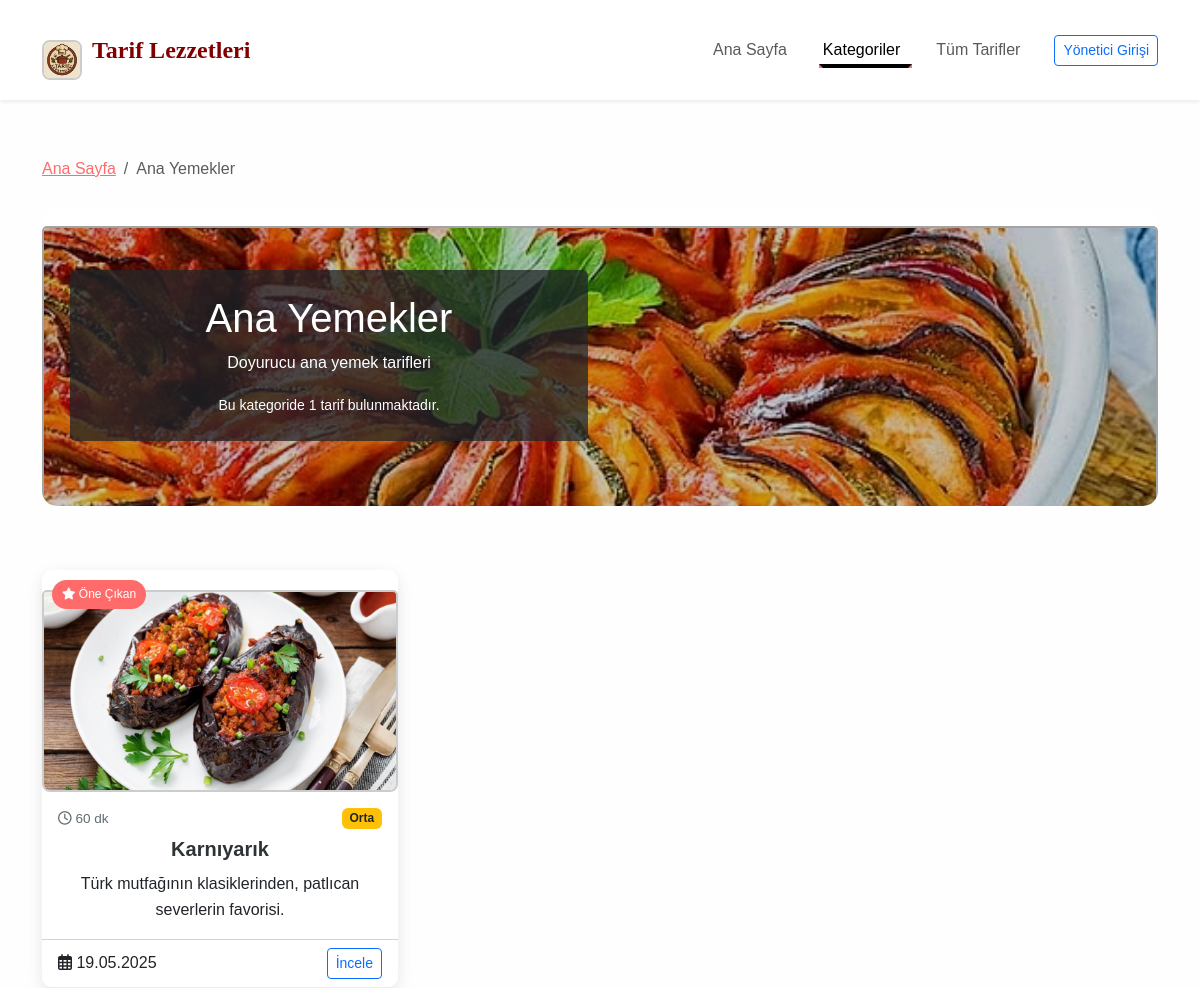
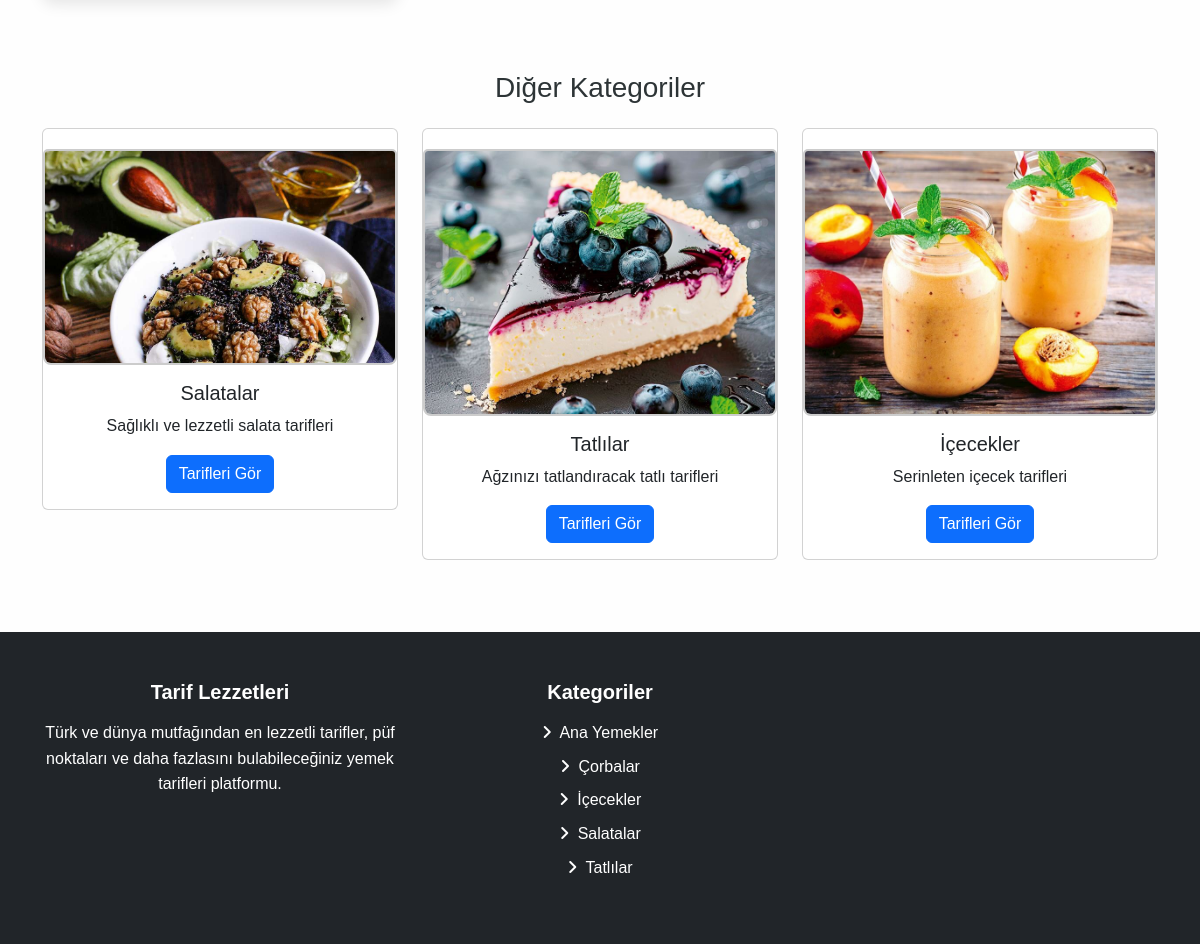
The page /kategori.php?id=2 on the database its author committed (2 pictures, top to bottom).
### tables this page shows
CREATE TABLE `kategoriler` (
  `id` int(11) NOT NULL,
  `kategori_adi` varchar(100) NOT NULL,
  `aciklama` text DEFAULT NULL,
  `resim` varchar(255) DEFAULT NULL,
  `olusturma_tarihi` timestamp NOT NULL DEFAULT current_timestamp()
);

CREATE TABLE `tarifler` (
  `id` int(11) NOT NULL,
  `kategori_id` int(11) NOT NULL,
  `tarif_adi` varchar(255) NOT NULL,
  `aciklama` text NOT NULL,
  `malzemeler` text NOT NULL,
  `yapilis` text NOT NULL,
  `sure` int(11) NOT NULL COMMENT 'Dakika cinsinden',
  `porsiyon` int(11) NOT NULL,
  `zorluk` enum('Kolay','Orta','Zor') NOT NULL DEFAULT 'Orta',
  `resim` varchar(255) DEFAULT NULL,
  `video_url` varchar(255) DEFAULT NULL,
  `eklenme_tarihi` timestamp NOT NULL DEFAULT current_timestamp(),
  `guncelleme_tarihi` timestamp NULL DEFAULT NULL ON UPDATE current_timestamp(),
  `yazar` varchar(100) DEFAULT NULL,
  `one_cikan` tinyint(1) NOT NULL DEFAULT 0,
  `goruntulenme` int(11) NOT NULL DEFAULT 0
);

### includes/config.php (called while the page is built, shortened)
<?php
try {
    $db = new PDO("mysql:host=".DB_HOST.";dbname=".DB_NAME.";charset=utf8", DB_USER, DB_PASS);
    $db->setAttribute(PDO::ATTR_ERRMODE, PDO::ERRMODE_EXCEPTION);
    $db->setAttribute(PDO::ATTR_DEFAULT_FETCH_MODE, PDO::FETCH_ASSOC);
} catch(PDOException $e) {
    die("Veritabanı bağlantı hatası: " . $e->getMessage());
}
function tarih_formati($tarih) {
    return date('d.m.Y', strtotime($tarih));
}
function kisalt($icerik, $uzunluk = 100) {
    return $icerik;
}
function kategorileri_getir() {
    global $db;
    $sorgu = $db->query("SELECT * FROM kategoriler ORDER BY kategori_adi ASC");
    return $sorgu->fetchAll();
}

### kategori.php (the view, shortened to what this page needs)
<?php
$kategori_id = (int)$_GET['id'];
include 'includes/header.php';
$kategori_sorgu = $db->prepare("SELECT * FROM kategoriler WHERE id = :id");
$kategori_sorgu->execute(['id' => $kategori_id]);
$kategori = $kategori_sorgu->fetch();
$sayfa = isset($_GET['sayfa']) && is_numeric($_GET['sayfa']) ? (int)$_GET['sayfa'] : 1;
$limit = 9;
$baslangic = ($sayfa - 1) * $limit;
$tarif_sorgu = $db->prepare("SELECT * FROM tarifler WHERE kategori_id = :kategori_id ORDER BY eklenme_tarihi DESC LIMIT :baslangic, :limit");
$tarif_sorgu->bindParam(':kategori_id', $kategori_id, PDO::PARAM_INT);
$tarif_sorgu->bindParam(':baslangic', $baslangic, PDO::PARAM_INT);
$tarif_sorgu->bindParam(':limit', $limit, PDO::PARAM_INT);
$tarif_sorgu->execute();
$tarifler = $tarif_sorgu->fetchAll();
$toplam_sorgu = $db->prepare("SELECT COUNT(*) FROM tarifler WHERE kategori_id = :kategori_id");
$toplam_sorgu->execute(['kategori_id' => $kategori_id]);
$toplam_tarif = $toplam_sorgu->fetchColumn();
?>
<div class="container">
    <nav aria-label="breadcrumb" class="mt-2 mb-4">
        <ol class="breadcrumb">
            <li class="breadcrumb-item"><a href="index.php">Ana Sayfa</a></li>
            <li class="breadcrumb-item active" aria-current="page"><?php echo $kategori['kategori_adi']; ?></li>
        </ol>
    </nav>
    <div class="row mb-4">
        <div class="col-12">
            <div class="card category-banner">
                <img src="assets/img/kategoriler/<?php echo $kategori['resim']; ?>" class="card-img" alt="<?php echo $kategori['kategori_adi']; ?>">
                <div class="card-img-overlay d-flex align-items-center">
                    <div class="container">
                        <div class="row">
                            <div class="col-md-8 col-lg-6">
                                <div class="bg-dark bg-opacity-75 p-4 rounded text-white">
                                    <h1 class="card-title"><?php echo $kategori['kategori_adi']; ?></h1>
                                    <p class="card-text"><?php echo $kategori['aciklama']; ?></p>
                                    <p class="card-text"><small>Bu kategoride <?php echo $toplam_tarif; ?> tarif bulunmaktadır.</small></p>
                                </div>
                            </div>
                        </div>
                    </div>
                </div>
            </div>
        </div>
    </div>
    <div class="row">
        <?php if(count($tarifler) > 0): ?>
            <?php foreach($tarifler as $tarif): ?>
            <div class="col-md-4 mb-4">
                <div class="card recipe-card h-100">
                    <div class="recipe-image">
                        <?php if($tarif['one_cikan']): ?>
                        <div class="recipe-featured"><i class="fas fa-star"></i> Öne Çıkan</div>
                        <?php endif; ?>
                    </div>
                    <div class="card-body">
                        <div class="recipe-meta d-flex justify-content-between mb-2">
                            <span class="recipe-time"><i class="far fa-clock"></i> <?php echo $tarif['sure']; ?> dk</span>
                            <span class="recipe-difficulty badge <?php
                                if($tarif['zorluk'] == 'Kolay') echo 'bg-success';
                                elseif($tarif['zorluk'] == 'Orta') echo 'bg-warning text-dark';
                                else echo 'bg-danger';
                            ?>"><?php echo $tarif['zorluk']; ?></span>
                        </div>
                        <h5 class="card-title"><a href="tarif_detay.php?id=<?php echo $tarif['id']; ?>" class="text-decoration-none"><?php echo $tarif['tarif_adi']; ?></a></h5>
                        <p class="card-text"><?php echo kisalt($tarif['aciklama'], 100); ?></p>
                    </div>
                    <div class="card-footer bg-white d-flex justify-content-between align-items-center">
                        <span><i class="far fa-calendar-alt"></i> <?php echo tarih_formati($tarif['eklenme_tarihi']); ?></span>
                        <a href="tarif_detay.php?id=<?php echo $tarif['id']; ?>" class="btn btn-sm btn-outline-primary">İncele</a>
                    </div>
                </div>
            </div>
            <?php endforeach; ?>
        <?php endif; ?>
    </div>
    <div class="row mt-5">
        <div class="col-12">
            <h3 class="text-center mb-4">Diğer Kategoriler</h3>
        </div>
        <?php
        $diger_kategoriler_sorgu = $db->prepare("SELECT * FROM kategoriler WHERE id != :id ORDER BY RAND() LIMIT 3");
        $diger_kategoriler_sorgu->execute(['id' => $kategori_id]);
        $diger_kategoriler = $diger_kategoriler_sorgu->fetchAll();
        foreach($diger_kategoriler as $diger_kat):
        ?>
        <div class="col-md-4 mb-4">
            <div class="card other-category-card">
                <img src="assets/img/kategoriler/<?php echo $diger_kat['resim']; ?>" class="card-img-top" alt="<?php echo $diger_kat['kategori_adi']; ?>">
                <div class="card-body text-center">
                    <h5 class="card-title"><?php echo $diger_kat['kategori_adi']; ?></h5>
                    <p class="card-text"><?php echo kisalt($diger_kat['aciklama'], 80); ?></p>
                    <a href="kategori.php?id=<?php echo $diger_kat['id']; ?>" class="btn btn-primary">Tarifleri Gör</a>
                </div>
            </div>
        </div>
        <?php endforeach; ?>
    </div>
</div>
<?php include 'includes/footer.php'; ?>

### includes/header.php (shortened to what this page needs)
<?php
require_once 'includes/config.php';
$admin_adi = $_SESSION['admin_kullanici'] ?? null;
?>
<!DOCTYPE html>
<html lang="tr">
<head>
    <link href="https://cdn.jsdelivr.net/npm/bootstrap@5.3.0-alpha1/dist/css/bootstrap.min.css" rel="stylesheet">
    <link rel="stylesheet" href="https://cdnjs.cloudflare.com/ajax/libs/font-awesome/6.3.0/css/all.min.css">
    <link href="assets/css/style.css" rel="stylesheet">
</head>
<body>
<header>
    <nav class="navbar navbar-expand-lg navbar-light bg-white shadow-sm">
        <div class="container">
            <a class="navbar-brand" href="index.php" style="display: inline-flex; align-items: center; gap: 10px;">
                <img src="assets/img/tariflezzetleri.png" alt="<?php echo SITE_TITLE; ?>" style="max-height: 60px; width:auto;">
                <span style="color: #800000; font-family: 'Georgia', serif; font-weight: 700; font-size: 1.5rem;">
                    <?php echo SITE_TITLE; ?>
                </span>
            </a>
            <div class="collapse navbar-collapse" id="navbarNav">
                <ul class="navbar-nav ms-auto">
                    <li class="nav-item">
                        <a class="nav-link <?php echo (basename($_SERVER['PHP_SELF']) == 'index.php') ? 'active' : ''; ?>" href="index.php">Ana Sayfa</a>
                    </li>
                    <li class="nav-item dropdown">
                        <a class="nav-link dropdown-toggle <?php echo (basename($_SERVER['PHP_SELF']) == 'kategori.php') ? 'active' : ''; ?>" href="#" id="kategorilerDropdown" role="button" data-bs-toggle="dropdown" aria-expanded="false">
                            Kategoriler
                        </a>
                            <?php
                            $kategoriler = kategorileri_getir();
                            ?>
                    </li>
                    <li class="nav-item">
                        <a class="nav-link <?php echo (basename($_SERVER['PHP_SELF']) == 'tarifler.php') ? 'active' : ''; ?>" href="tarifler.php">Tüm Tarifler</a>
                    </li>
                </ul>
                <div class="d-flex align-items-center ms-3">
                    <?php if ($admin_adi): ?>
                        <span class="me-2 text-dark fw-bold">Hoşgeldin, <?php echo htmlspecialchars($admin_adi); ?></span>
                        <a href="cikis.php" class="btn btn-outline-danger btn-sm">Çıkış Yap</a>
                    <?php else: ?>
                        <a href="giris.php" class="btn btn-outline-primary btn-sm">Yönetici Girişi</a>
                    <?php endif; ?>
                </div>
            </div>
        </div>
    </nav>
</header>
<main class="py-5">

### includes/footer.php (shortened to what this page needs)
 </main>
    <footer class="bg-dark text-white py-5">
        <div class="container">
            <div class="row">
                <div class="col-md-4 mb-4 mb-md-0">
                    <h5 class="mb-3">Tarif Lezzetleri</h5>
                    <p>Türk ve dünya mutfağından en lezzetli tarifler, püf noktaları ve daha fazlasını bulabileceğiniz yemek tarifleri platformu.</p>
                </div>
                <div class="col-md-4 mb-4 mb-md-0">
                    <h5 class="mb-3">Kategoriler</h5>
                    <ul class="list-unstyled">
                        <?php
                        $footer_kategoriler = kategorileri_getir();
                        foreach($footer_kategoriler as $kategori):
                        ?>
                        <li class="mb-2"><a href="kategori.php?id=<?php echo $kategori['id']; ?>" class="text-white text-decoration-none"><i class="fas fa-angle-right me-1"></i> <?php echo $kategori['kategori_adi']; ?></a></li>
                        <?php endforeach; ?>
                    </ul>
                </div>
    </footer>
</body>
</html>

### assets/css/style.css (style rules this page uses)
:root { --primary: #ff6b6b; --secondary: #4ecdc4; --dark: #2d3436; --light: #f9f9f9; --gray: #dfe6e9; --success: #55efc4; --warning: #ffeaa7; --danger: #ff7675; --info: #74b9ff; }
body { font-family: 'Nunito', -apple-system, BlinkMacSystemFont, "Segoe UI", Roboto, "Helvetica Neue", Arial, sans-serif; color: var(--dark); background-color: var(--light); line-height: 1.6; }
a { color: var(--primary); transition: all 0.3s ease; }
.navbar { padding-top: 15px; padding-bottom: 15px; }
.navbar-brand img { transition: transform 0.3s; }
.navbar .nav-item { margin: 0 10px; }
.navbar .nav-link { position: relative; font-weight: 500; padding: 5px 0; }
.navbar .nav-link::after { content: ''; position: absolute; bottom: 0; left: 0; width: 0; height: 2px; background-color: var(--primary); transition: width 0.3s; }
.navbar .nav-link:hover::after, .navbar .nav-link.active::after { width: 100%; }
.recipe-card { border: none; border-radius: 10px; overflow: hidden; box-shadow: 0 5px 15px rgba(0, 0, 0, 0.1); transition: transform 0.3s, box-shadow 0.3s; }
.recipe-image { position: relative; overflow: hidden; }
.recipe-featured { position: absolute; top: 10px; left: 10px; background-color: var(--primary); color: white; padding: 5px 10px; font-size: 0.75rem; border-radius: 20px; z-index: 1; }
.recipe-card .card-title { font-weight: 700; margin-bottom: 10px; }
.recipe-card .card-title a { color: var(--dark); text-decoration: none; }
.recipe-time, .recipe-portions { font-size: 0.85rem; color: #636e72; }
.category-banner { height: 300px; border: none; overflow: hidden; border-radius: 15px; margin-bottom: 40px; }
.category-banner img { height: 100%; object-fit: cover; filter: brightness(0.8); transition: transform 0.5s, filter 0.5s; }
footer { background-color: var(--dark); color: white; padding: 60px 0 30px; }
footer h5 { margin-bottom: 20px; font-weight: 700; }
body { text-align: center; font-family: Arial, sans-serif; background-color: #fefefe; }
img { width: 300px; height: auto; margin-top: 20px; border: 2px solid #ccc; border-radius: 8px; }
.navbar-brand { display: inline-flex; align-items: center; gap: 10px; }
.navbar-brand img { max-height: 40px !important; width: auto !important; object-fit: contain; }

### rows shown on the page
kategoriler: kategori_adi "Ana Yemekler", resim (picture), aciklama "Doyurucu ana yemek tarifleri"
tarifler: one_cikan 1 (drawn), sure "60", zorluk "Orta", tarif_adi "Karnıyarık", aciklama "Türk mutfağının klasiklerinden, patlıcan severlerin favorisi.", eklenme_tarihi "19.05.2025"
kategoriler: resim (picture), kategori_adi "Salatalar", aciklama "Sağlıklı ve lezzetli salata tarifleri"
kategoriler: resim (picture), kategori_adi "Tatlılar", aciklama "Ağzınızı tatlandıracak tatlı tarifleri"
kategoriler: resim (picture), kategori_adi "İçecekler", aciklama "Serinleten içecek tarifleri"
kategoriler: kategori_adi "Çorbalar"

### other values the page prints
SITE_TITLE "Tarif Lezzetleri"
$toplam_tarif "1"
